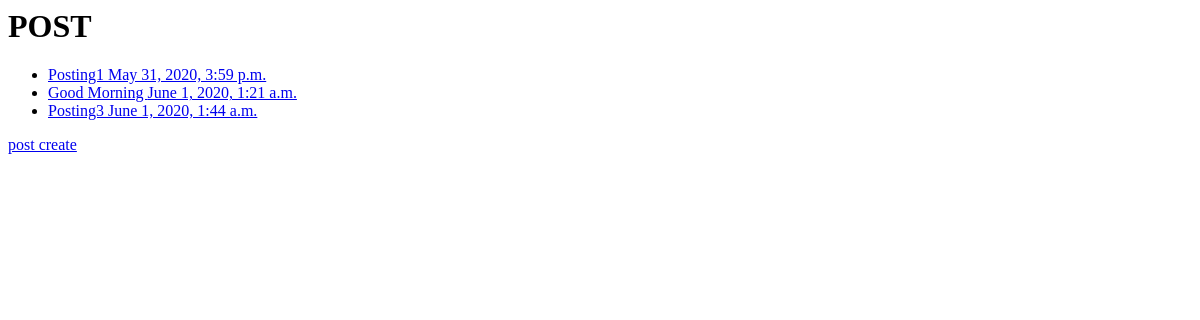
/blog/post_list/, run on an earlier commit of the app's database.
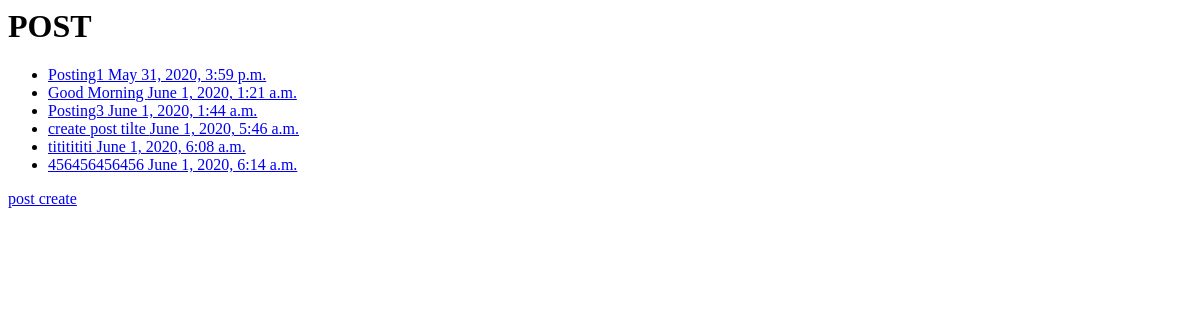
And on a later commit of the database.
### blog/models.py (models this page shows, shortened)
class Post(models.Model):
    title = models.CharField(max_length = 100)
    main = models.CharField(max_length = 1000)
    create_date = models.DateTimeField(auto_now_add = True)

### blog/views.py (the view)
# urls.py: path('post_list/', views.BlogView.as_view(), name='post_list'),
class BlogView(generic.ListView):
    model = Post
    template_name = 'blog/post_list.html'
    def get_context_data(self, **kwargs):
        context = super().get_context_data(**kwargs)
        context['post'] = Post.objects.all();
        return context

### blog/templates/blog/post_list.html
<h1>POST</h1>
<ul>
    {% for p in post %}
    <li>
        <a href="{% url 'blog:post_detail' p.id %}">{{ p.title }} {{ p.create_date }}</a>
    </li>
    {% endfor %}
</ul>
<a href="{% url 'blog:post_create'  %}">post create</a>

What changed in the data, as far as the page shows it:
added Post: title "create post tilte", create_date "June 1, 2020, 5:46 a.m."
added Post: title "tititititi", create_date "June 1, 2020, 6:08 a.m."
added Post: title "456456456456", create_date "June 1, 2020, 6:14 a.m."
